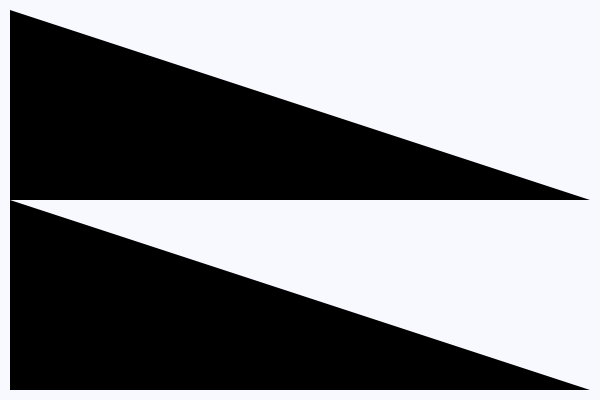
Frame 1 (no input)
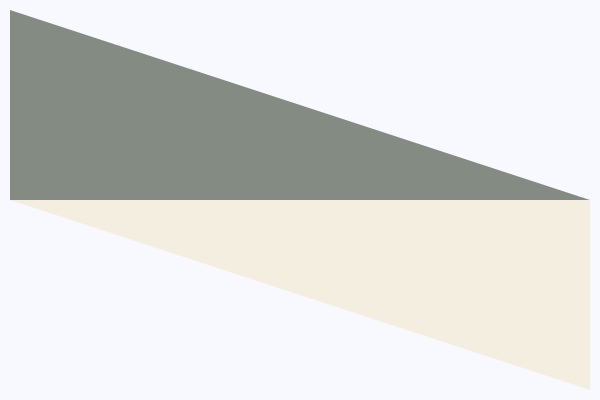
Frame 60 (the mouse pressed at the canvas centre just before this capture)
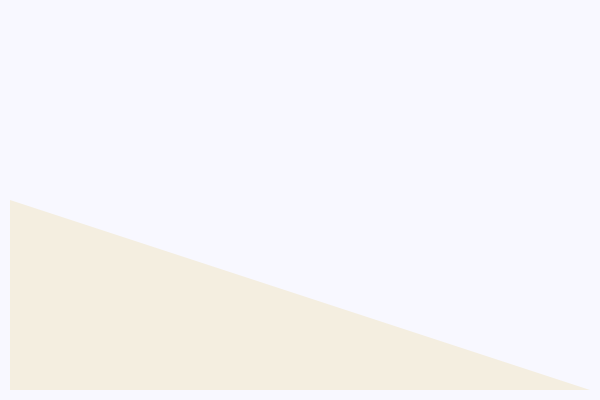
Frame 120 (the mouse held since frame 60 and released just before this capture)

The Processing sketch that drew these frames (run headless with seeded random() and noise(); from frame 60 on, the mouse is pressed at the canvas centre):

// Processing sketch: Triangles
// ── Triangles.pde
final int PADDING = 10;
final int WINDOW_WIDTH = 600;
final int WINDOW_HEIGHT = 400;

int iteration = 2;

int max_num = iteration;
int cutoff = (int) sqrt(max_num);
int currentTime = second();

float currentY = PADDING;
float currentX = PADDING;
float triangle_width = (WINDOW_WIDTH - (PADDING * 2)) / (cutoff);
float triangle_height = (WINDOW_HEIGHT - (PADDING * 2)) / (max_num/ cutoff);

final int NONE = 1;
final int SHOW_PRIME = 2;
final int PRIME_ONLY = 3;
final int MIX_COLOUR = 4;
final int NON_PRIME_ONLY = 5;
final int MIX_COLOUR_2 = 6;

int mode = NONE;
int[] primeColour = new int[3];
int[] nonPrimeColour = new int[3];

void iterate() {
    iteration++;
    max_num = (int) Math.pow(iteration, 2);
    
    cutoff = (int) sqrt(max_num);

    triangle_width = (WINDOW_WIDTH - (PADDING * 2)) / (cutoff);
    triangle_height = (WINDOW_HEIGHT - (PADDING * 2)) / (max_num/ cutoff);
}

void setIteration() {
  if(mode + 1 <= MIX_COLOUR_2) {
    mode++;
  } else {
    mode = NONE;
    iterate();
  }
}

void setModeColours() {
  switch(mode) {
        
      case NONE:
        primeColour[0] = 49;
        primeColour[1] = 79;
        primeColour[2] = 79;
        
        nonPrimeColour[0] = 49;
        nonPrimeColour[1] = 79;
        nonPrimeColour[2] = 79; 
        
        break;
      case SHOW_PRIME:
        
        primeColour[0] = 244;
        primeColour[1] = 238;
        primeColour[2] = 224; 
        
        nonPrimeColour[0] = 131;
        nonPrimeColour[1] = 139;
        nonPrimeColour[2] = 131;
        
        break;
        
      case PRIME_ONLY:
        
        primeColour[0] = 244;
        primeColour[1] = 238;
        primeColour[2] = 224; 
        
        nonPrimeColour[0] = 248;
        nonPrimeColour[1] = 248;
        nonPrimeColour[2] = 255; 
        
        break;
        
      case NON_PRIME_ONLY:
      
        primeColour[0] = 248;
        primeColour[1] = 248;
        primeColour[2] = 255;
      
        nonPrimeColour[0] = 131;
        nonPrimeColour[1] = 139;
        nonPrimeColour[2] = 131;
      
        break;
        
      case MIX_COLOUR:
      
        primeColour[0] = 244;
        primeColour[1] = 238;
        primeColour[2] = 224; 
        
        nonPrimeColour[0] = 244;
        nonPrimeColour[1] = 238;
        nonPrimeColour[2] = 224;
        
        break;
        
      case MIX_COLOUR_2:
      
        primeColour[0] = 131;
        primeColour[1] = 139;
        primeColour[2] = 131; 
        
        nonPrimeColour[0] = 131;
        nonPrimeColour[1] = 139;
        nonPrimeColour[2] = 131; 
        
        break;
        
      default:
      
        primeColour[0] = 248;
        primeColour[1] = 248;
        primeColour[2] = 255;
        
        nonPrimeColour[0] = 248;
        nonPrimeColour[1] = 248;
        nonPrimeColour[2] = 255; 
        
        break;
    }
}

void mouseClicked() {
  setIteration();
  
  setModeColours();
}

void keyPressed() {
  setIteration();
  
  setModeColours();
}

boolean isPrime(int num) {
  boolean prime = true;
  if(num == 1) return false;
  for(int i = 2; i < num; i++)
    if (num % i == 0)
      prime = false;
  
  return prime;
}

void setup() {
  size(600, 400);
}

void draw() {
  clear(); 
  background(248,248,255);
  
  int newTime = second();
  if(currentTime != newTime) {
    setIteration();
    setModeColours();
    
    currentTime = newTime;
  }
  
  
  for(int i = 0; i< max_num; i++) {
    if(i != 0 && i % (cutoff) == 0) {
      currentY += triangle_height;
      currentX = PADDING;
    }
    
    float[] point1 = new float[2];
    point1[0] = currentX + triangle_width;
    point1[1] = currentY + triangle_height;
    
    float[] point2 = new float[2];
    point2[0] = (isPrime(i+1) && mode != NONE && mode != PRIME_ONLY) ? currentX + triangle_width : currentX;
    point2[1] = (isPrime(i+1) && mode != NONE && mode != PRIME_ONLY) ? currentY :currentY + triangle_height;
    
    noStroke();
    
    if(isPrime(i+1)) {
      fill(
        primeColour[0],
        primeColour[1],
        primeColour[2]
      );
    }
    else {
      fill(
        nonPrimeColour[0],
        nonPrimeColour[1],
        nonPrimeColour[2]
      );
    }
    
    triangle(
      currentX, currentY, 
      point1[0], point1[1], 
      point2[0], point2[1]
    );
    
    currentX += triangle_width;
    
    if(i == max_num-1) {
      currentX = PADDING;
      currentY = PADDING;
    }
  }
}
